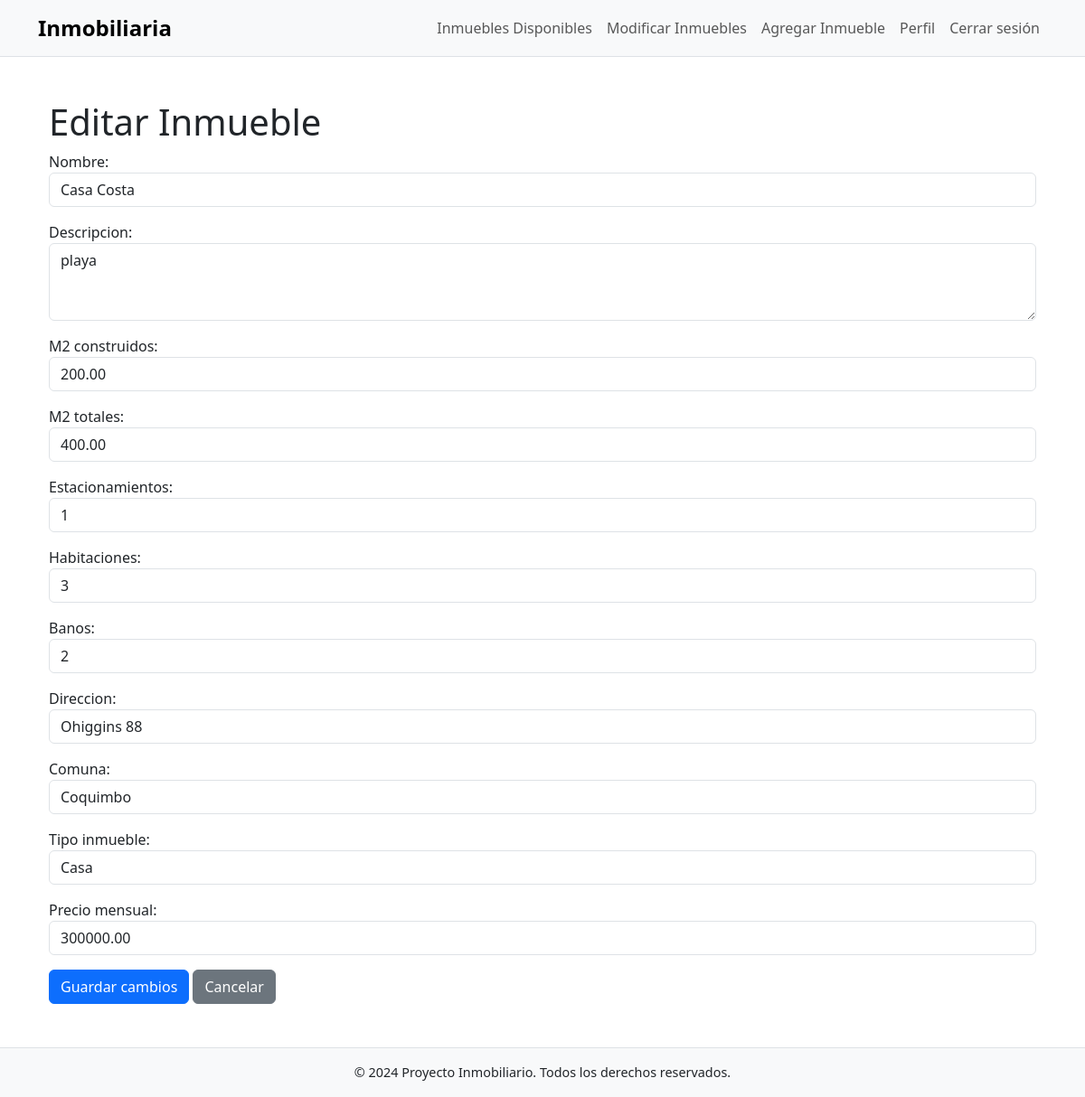
Screenshot of /inmueble/5/editar/ (signed in) with the database file from the repository.
### gestion_inmuebles/models.py (models this page shows, shortened)
class Inmueble(models.Model):
    TIPO_INMUEBLE_CHOICES = [
        ('casa', 'Casa'),
        ('departamento', 'Departamento'),
        ('oficina', 'Oficina'),
        ('local_comercial', 'Local Comercial'),
        ('terreno', 'Terreno'),
    ]
    nombre = models.CharField(max_length=200)
    descripcion = models.TextField(null=True, blank=True)
    m2_construidos = models.DecimalField(max_digits=5, decimal_places=2)
    m2_totales = models.DecimalField(max_digits=5, decimal_places=2)
    estacionamientos = models.IntegerField(default=0)
    habitaciones = models.IntegerField(default=1)
    banos = models.IntegerField(default=1)
    direccion = models.CharField(max_length=200)
    comuna = models.ForeignKey(Comuna, on_delete=models.CASCADE, related_name='inmuebles')
    tipo_inmueble = models.CharField(max_length=50, choices=TIPO_INMUEBLE_CHOICES, default='casa')
    precio_mensual = models.DecimalField(max_digits=10, decimal_places=2, default=0.00)
    arrendador = models.ForeignKey(Arrendador, on_delete=models.CASCADE, null=True, blank=True, related_name='inmuebles')
    class Meta:
        permissions = [
            ("can_view_inmueble", "Puede ver inmueble"),
            ("can_edit_inmueble", "Puede editar inmueble"),
            ("can_delete_inmueble", "Puede eliminar inmueble"),
        ]

class Comuna(models.Model):
    nombre = models.CharField(max_length=100, unique=True)
    region = models.ForeignKey(Region, on_delete=models.CASCADE, related_name='comunas')
    def __str__(self):
        return self.nombre

### gestion_inmuebles/views.py (the view)
# urls.py: path('inmueble/<int:pk>/editar/', views.editar_inmueble, name='editar_inmueble'),
@login_required
def editar_inmueble(request, pk):
    inmueble = get_object_or_404(Inmueble, pk=pk, arrendador=request.user.arrendador)
    if request.method == 'POST':
        form = InmuebleForm(request.POST, instance=inmueble)
        if form.is_valid():
            form.save()
            messages.success(request, 'Inmueble actualizado con éxito.')
            return redirect('home')  # Ajusta la redirección según tu aplicación
    else:
        form = InmuebleForm(instance=inmueble)
    return render(request, 'editar_inmueble.html', {'form': form, 'inmueble': inmueble})

### gestion_inmuebles/forms.py
class InmuebleForm(forms.ModelForm):
    class Meta:
        model = Inmueble
        fields = [
            'nombre', 'descripcion', 'm2_construidos', 'm2_totales', 'estacionamientos',
            'habitaciones', 'banos', 'direccion', 'comuna', 'tipo_inmueble', 'precio_mensual'
        ]
        widgets = {
            'descripcion': forms.Textarea(attrs={'rows': 3, 'class': 'form-control'}),
            'nombre': forms.TextInput(attrs={'class': 'form-control'}),
            'm2_construidos': forms.NumberInput(attrs={'class': 'form-control'}),
            'm2_totales': forms.NumberInput(attrs={'class': 'form-control'}),
            'estacionamientos': forms.NumberInput(attrs={'class': 'form-control'}),
            'habitaciones': forms.NumberInput(attrs={'class': 'form-control'}),
            'banos': forms.NumberInput(attrs={'class': 'form-control'}),
            'direccion': forms.TextInput(attrs={'class': 'form-control'}),
            'comuna': forms.Select(attrs={'class': 'form-control'}),
            'tipo_inmueble': forms.Select(attrs={'class': 'form-control'}),
            'precio_mensual': forms.NumberInput(attrs={'class': 'form-control'}),
        }

### gestion_inmuebles/templates/editar_inmueble.html (shortened to what this page needs)
{% extends 'base.html' %}
{% block content %}
<div class="container">
    <h1>Editar Inmueble</h1>
    <form method="POST" enctype="multipart/form-data">
        {{ form.as_p }}
        <button type="submit" class="btn btn-primary">Guardar cambios</button>
        <a href="{% url 'home' %}" class="btn btn-secondary">Cancelar</a>
    </form>
</div>
{% endblock %}

### gestion_inmuebles/templates/base.html (style rules this page uses)
body { display: flex; flex-direction: column; min-height: 100vh; }

### rows the page displays
Inmueble: nombre "Casa Costa", descripcion "playa", m2_construidos "200.00", m2_totales "400.00", estacionamientos "1", habitaciones "3", banos "2", direccion "Ohiggins 88", comuna "Coquimbo", tipo_inmueble "Casa", precio_mensual "300000.00"
